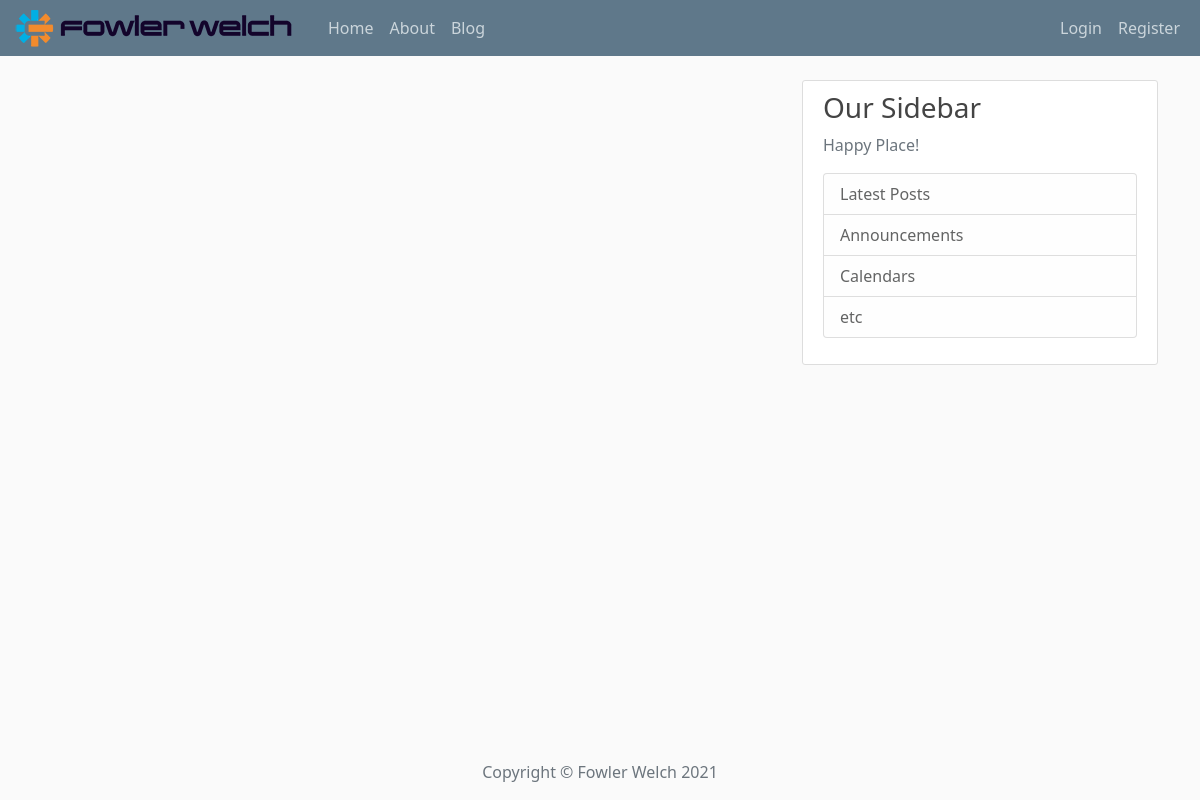
/blog, run on an earlier commit of the app's database.
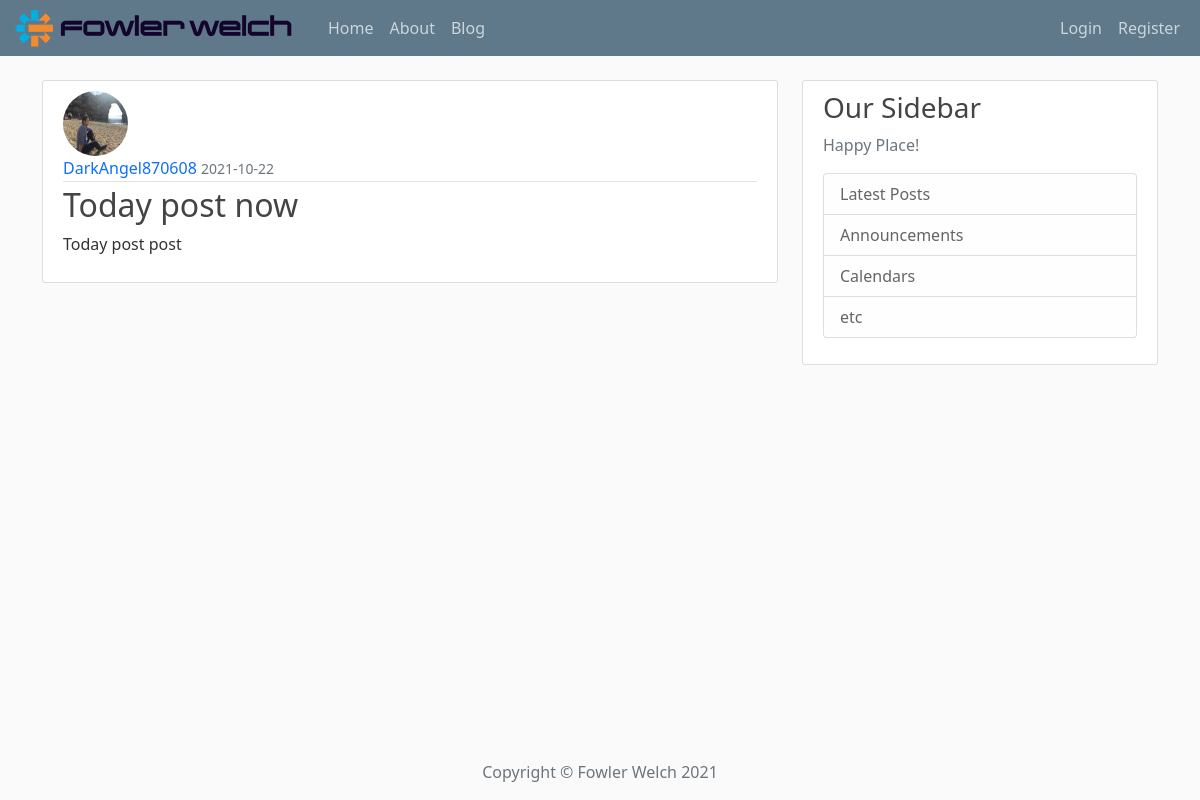
And on a later commit of the database.
### app/models.py (models this page shows, shortened)
class Post(db.Model):
    id = db.Column(db.Integer, primary_key=True)
    title = db.Column(db.String(100), nullable=False)
    date_posted = db.Column(db.DateTime, nullable=False, default=datetime.utcnow)
    content = db.Column(db.Text, nullable=False)
    user_id = db.Column(db.Integer, db.ForeignKey('user.id'), nullable=False)

class User(db.Model, UserMixin):
    id = db.Column(db.Integer, primary_key=True)
    username = db.Column(db.String(20), unique=True, nullable=False)
    email = db.Column(db.String(120), unique=True, nullable=False)
    image_file = db.Column(db.String(20), nullable=False, default='default.jpeg')
    password = db.Column(db.String(60), nullable=False)
    posts = db.relationship('Post', backref='author', lazy=True)

### app/routes.py (the view)
@app.route('/blog')
def blog():  # ☟ Put the post in HTML page
    posts = Post.query.all()
    return render_template('blog.html', posts=posts)

### app/templates/blog.html
{% extends 'client_template/base.html' %}
{% block content %}
    {% for post in posts %}
        <div>
            <article class="media content-section">
                <img class="rounded-circle article-img" src="{{ url_for('static',
                 filename='images/' + post.author.image_file) }}" alt="">
              <div class="media-body">
                <div class="article-metadata">
                  <a class="mr-2" href="#">{{ post.author.username }}</a>
                  <small class="text-muted">{{ post.date_posted.strftime('%Y-%m-%d') }}</small>
                </div>
                <h2><a class="article-title" href="{{ url_for('post',
                 post_id=post.id) }}">{{ post.title }}</a></h2>
                <p class="article-content">{{ post.content }}</p>
              </div>
            </article>
        </div>
    {% endfor %}
{% endblock content %}

### app/templates/client_template/base.html (shortened to what this page needs)
<!doctype html>
<html lang="en">
<head>
    <link href="https://cdn.jsdelivr.net/npm/bootstrap@5.0.2/dist/css/bootstrap.min.css"
          rel="stylesheet"
>
    <link rel="stylesheet" type="text/css" href="{{ url_for('static', filename='/css/main.css') }}">
</head>
<body>
    {% include 'client_template/navbar.html' %}
    <main role="main" class="container">
      <div class="row">
        <div class="col-md-8">
            {% block content %}{% endblock %}
        </div>
        <div class="col-md-4">
          <div class="content-section">
            <h3>Our Sidebar</h3>
            <p class='text-muted'>Happy Place!
              <ul class="list-group">
                <li class="list-group-item list-group-item-light">Latest Posts</li>
                <li class="list-group-item list-group-item-light">Announcements</li>
                <li class="list-group-item list-group-item-light">Calendars</li>
                <li class="list-group-item list-group-item-light">etc</li>
              </ul>
            </p>
          </div>
        </div>
      </div>
    </main>
    {% include 'client_template/footer.html' %}
</body>
</html>

### app/templates/client_template/navbar.html (shortened to what this page needs)
<header class="site-header">
  <nav class="navbar navbar-expand-lg navbar-dark bg-steel fixed-top">
    <div class="container-fluid">
      <a class="navbar-brand mr-2 py-lg-0" href="/">
          <img class="img-fluid me-2" src="{{ url_for('static', filename='images/logos_FW.jpeg') }}" alt="">
      </a>
      <div class="collapse navbar-collapse" id="navbarSupportedContent">
        <div class="navbar-nav">
          <li class="nav-item">
              <a class="nav-link" href="{{ url_for('home') }}">Home</a>
          </li>
          <li class="nav-item">
              <a class="nav-link" href="{{ url_for('about') }}">About</a>
          </li>
          <li class="nav-item">
              <a class="nav-link" href="{{ url_for('blog') }}">Blog</a>
          </li>
        </div>
        <div class="navbar-nav  ms-auto">
            {% if current_user.is_authenticated %}
                <li class="nav-item">
                   <a class="nav-link" href="{{ url_for('account') }}">Account</a>
                </li>
                 <li class="nav-item">
                   <a class="nav-link" href="{{ url_for('new_post') }}">New Post</a>
                </li>
                <a class="nav-item nav-link" href="{{ url_for('logout') }}">Logout {{ current_user.username }}</a>
            {% else %}
                <a class="nav-item nav-link" href="{{ url_for('login') }}">Login</a>
                <a class="nav-item nav-link" href="{{ url_for('register') }}">Register</a>
            {% endif %}
        </div>
      </div>
    </div>
  </nav>
</header>

### app/templates/client_template/footer.html (shortened to what this page needs)
  <footer>
    <div class="container text-center fixed-bottom">
      <div class="row">
        <div class="col-lg-8 col-md-10 mx-auto">
          <p class="copyright text-muted">Copyright &copy; Fowler Welch {{ moment().format('YYYY') }}</p>
        </div>
      </div>
    </div>
  </footer>

### app/static/css/main.css (style rules this page uses)
body { background: #fafafa; color: #333333; margin-top: 5rem; }
h1, h2, h3, h4, h5, h6 { color: #444444; }
.bg-steel { background-color: #5f788a; }
.site-header .navbar-nav .nav-link { color: #cbd5db; }
.content-section { background: #ffffff; padding: 10px 20px; border: 1px solid #dddddd; border-radius: 3px; margin-bottom: 20px; }
.article-title { color: #444444; }
a { text-decoration: none; }
.article-content { white-space: pre-line; }
.article-img { height: 65px; width: 65px; margin-right: 16px; }
.article-metadata { padding-bottom: 1px; margin-bottom: 4px; border-bottom: 1px solid #e3e3e3 }

What changed in the data, as far as the page shows it:
added Post: image_file (picture), author.username "DarkAngel870608", date_posted "2021-10-22", title "Today post now", content "Today post post"
